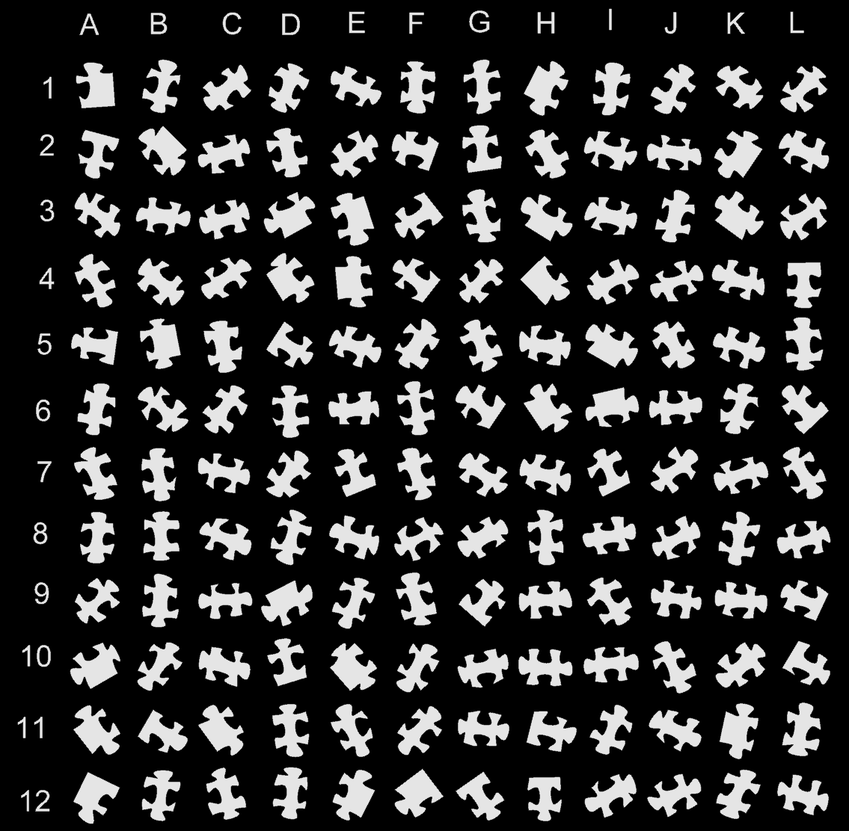
#> input picture jigsawsqr.png, 849 x 831 px, shrunk from 1135 x 1112 before the run
$ python puzzle.py
#> lines starting #> are read from the running program, lines starting #| are printed output that depends on the picture; after the words box and inside, x2 and y2 are one past the last pixel; in counts of white or black regions, pixels touching at a corner belong together
#!/usr/bin/env python3

# Usage:
# python3
# > import puzzle
# > importlib.reload(puzzle)
# > importlib.reload(puzzle)

import matplotlib.pyplot as plt
import numpy as np
import cv2
import importlib
import math
import statistics
from scipy.signal import find_peaks
from functools import cached_property


# 180: left, 90: down, 0: right, 90: up
def angle_vector(v):
    x, y = v
    angle = math.degrees(math.atan2(y, x)) % 360
    return angle if 0 <= angle <= 180 else angle - 360

def bell(k, x, x0):
    return math.exp(-k * (x-x0)**2)

def diff_angle(angle, angle_ref):
    diff = (angle - angle_ref) % 360
    if diff > 180:
        diff -= 360
    return diff

def distance(p0, p1):
    return (p0[0] - p1[0])**2 + (p0[1] - p1[1])**2


class Piece():
    def __init__(self, idx, img_orig, img_gray, img_edges, contour):
        self.idx = idx
        x, y, w, h = cv2.boundingRect(contour)
        x -= 1
        y -= 1
        w += 2
        h += 2
        self.img_orig = img_orig[y:y+h, x:x+w]
        self.img_gray = img_gray[y:y+h, x:x+w]
        self.img_edges = img_edges[y:y+h, x:x+w]
        self.img_corners = cv2.cornerHarris(np.float32(self.img_gray), 2, 3, 0.04)
        self.w = w
        self.h = h
        self.contour = contour - [x, y]
        self.rotated_rect = cv2.minAreaRect(self.contour)
        self.rotated_box = np.int0(cv2.boxPoints(self.rotated_rect))
        (self.cx, self.cy), (self.sx, self.sy), self.angle = self.rotated_rect
        self.area = cv2.contourArea(self.contour)
        self.lines = cv2.HoughLines(self.img_edges, 2, np.pi / 180, 30, None, 0, 0)
        if self.lines is None:
            self.lines = []


    def rotate(self):
        img_orig = cv2.copyMakeBorder(self.img_orig, 20, 20, 20, 20, cv2.BORDER_CONSTANT)
        matrix = cv2.getRotationMatrix2D((20 + self.cx, 20 + self.cy), self.angle, 1.0)
        h, w = img_orig.shape[:2]
        cv2.warpAffine(img_orig, matrix, (w, h), img_orig)
        if self.sx > self.sy:
            img_orig = cv2.rotate(img_orig, cv2.ROTATE_90_CLOCKWISE)
        img_gray = cv2.cvtColor(img_orig, cv2.COLOR_BGR2GRAY)
        _, img_binary = cv2.threshold(img_gray, 127, 255, cv2.THRESH_BINARY)
        img_edges = cv2.Canny(image=img_gray, threshold1=100, threshold2=200)
        (contours, _) = cv2.findContours(img_binary, cv2.RETR_EXTERNAL, cv2.CHAIN_APPROX_NONE)
        return Piece(self.idx, img_orig, img_gray, img_edges, contours[0])


    def compute_borders(self):
        # This is quite accurate but there are some false positives along the long edge
        # We could compute the longest streak to remove these false positives
        self.is_border_top = False
        self.is_border_bottom = False
        self.is_likely_border_left = False
        self.is_likely_border_right = False

        for line in self.lines:
            rho, thetaRadians = line[0]
            theta = math.degrees(thetaRadians)
            pVertical = bell(0.01, diff_angle((theta+90) % 180, 0), 90)
            pHorizontal = bell(0.01, diff_angle(theta % 180, 90), 0)

            if pHorizontal * bell(100, abs(rho/self.h), 0) > 0.2:
                self.is_border_top = True
            if pHorizontal * bell(100, abs(rho/self.h), 1) > 0.2:
                self.is_border_bottom = True
            if pVertical * bell(100, abs(rho/self.w), 0) > 0.2:
                self.is_likely_border_left = True
            if pVertical * bell(100, abs(rho/self.w), 1) > 0.2:
                self.is_likely_border_right = True


    def compute_corners(self):
        # Fix corner detection for pieces with top or bottom borders
        dy = 0.1 * self.sy * (self.is_border_bottom - self.is_border_top)

        # Compute the distance from cx, cy+dy to each degree
        # This is a simple solution to get the max distance for each angle
        angle2dist = {}  # key=int angle degrees, value=distance from cx, cy
        old_theta = None
        old_distance = None
        for p in np.concatenate((self.contour, self.contour[:1]), axis=0):   # one more point for the linear interpolation
            x, y = p[0]
            distance = math.sqrt((x-self.cx)**2 + (y-self.cy-dy)**2)
            theta = angle_vector((x-self.cx, y-self.cy-dy)) % 360
            if old_theta is not None and theta != old_theta:
                # linear interpolation for intermediate angles
                for t in range(math.ceil(min(theta, old_theta)), math.floor(max(theta, old_theta) + 1)):
                    dt = old_distance + (t-old_theta)/(theta-old_theta) * (distance-old_distance)
                    angle2dist[t] = max(angle2dist.get(t, 0), dt)
            old_theta = theta
            old_distance = distance
        angle_dist = sorted(angle2dist.items())
        peaks = find_peaks([distance for theta, distance in angle_dist], prominence=2)

        peak_points = [] # (x, y)
        for idx in peaks[0]:
            theta, distance = angle_dist[idx]
            x = self.cx + distance * math.cos(math.radians(theta))
            y = self.cy + dy + distance * math.sin(math.radians(theta))
            peak_points.append((int(x), int(y)))

        def distance_cy(p):
            return abs(p[1] - self.cy - dy)

        peak_points.sort(key=lambda p: abs(p[1] - self.cy - dy))
        self.corner_top_left = [(x, y) for x, y in peak_points if x < self.sx/2 and y < self.sy/2][0]
        self.corner_top_right = [(x, y) for x, y in peak_points if x > self.sx/2 and y < self.sy/2][0]
        self.corner_bottom_left = [(x, y) for x, y in peak_points if x < self.sx/2 and y > self.sy/2][0]
        self.corner_bottom_right = [(x, y) for x, y in peak_points if x > self.sx/2 and y > self.sy/2][0]


    def compute_edges(self):
        # find the contour point closest to each detected corners
        index_top_left = min([(distance(p[0], self.corner_top_left), idx) for idx, p in enumerate(self.contour)])[1]
        index_top_right = min([(distance(p[0], self.corner_top_right), idx) for idx, p in enumerate(self.contour)])[1]
        index_bottom_left = min([(distance(p[0], self.corner_bottom_left), idx) for idx, p in enumerate(self.contour)])[1]
        index_bottom_right = min([(distance(p[0], self.corner_bottom_right), idx) for idx, p in enumerate(self.contour)])[1]

        # we always have index_top_left < index_bottom_left < index_bottom_right < index_top_right
        self.edges = [
            Edge(self, index_top_left, index_bottom_left+1),
            Edge(self, index_bottom_left, index_bottom_right+1),
            Edge(self, index_bottom_right, index_top_right+1),
            Edge(self, index_top_right, index_top_left+1)
        ]
        self.nb_flats = len([edge for edge in self.edges if edge.type == 'flat'])


    def compute_fingerprint(self, contour):
        pass
        # print(self.idx, contour)
        # x0, y0 = contour[0][0]
        # x1, y1 = contour[-1][0]

    def analyze(self):
        self.compute_borders()
        self.compute_corners()
        self.compute_edges()
        # self.compute_fingerprint(self.points_left)


class Edge():
    def __init__(self, piece, idx0, idx1):
        self.piece = piece
        self.contour = piece.contour
        if idx1 > idx0:
            points = self.contour[idx0:idx1]
        else:
            points = np.concatenate([self.contour[idx0:], self.contour[:idx1]])
        self.p0 = points[0][0]
        self.p1 = points[-1][0]
        self.arcLength = cv2.arcLength(points, closed=False)
        self.straightLength = math.sqrt(distance(self.p0, self.p1))
        self.points = points
        self.angle = angle_vector(self.p1 - self.p0)
        self.cx, self.cy = (self.p0 + self.p1) / 2

        s = math.sin(math.radians(self.angle))
        c = math.cos(math.radians(self.angle))
        matrix = np.array([[c, -s], [s, c]])
        self.normalized_points = (self.points - self.p0) @ matrix  # first point at (0, 0), last point at (X, 0)
        self.analyze()


    def analyze(self):
        # print(self.normalized_points)
        # print(np.min(self.normalized_points, axis=0), np.max(self.normalized_points, axis=0))
        # print(max(self.normalized_points))
        heights = self.normalized_points[:,0,1]
        min_height = min(heights)
        max_height = max(heights)
        if abs(max_height) + abs(min_height) < 3:
            self.type = "flat"
        elif abs(max_height) > abs(min_height):
            self.type = "male"
        else:
            self.type = "female"
        # print("edge", self.p0, self.p1, self.angle, self.type, min_height, max_height)


class Solver():
    def __init__(self):
        self.pieces = []

    def read_pieces(self, filename):
#> called with filename = 'jigsawsqr.png'
        print("Detect contours...")
        img_orig = cv2.imread(filename)
#> img_orig is the input picture: shape (831, 849, 3); min 0, max 255, mean 50.6
        img_gray = cv2.cvtColor(img_orig, cv2.COLOR_BGR2GRAY)
        # img_blur = cv2.blur(img_gray, (3, 3))  # Produces some wrong contours
        _, img_binary = cv2.threshold(img_gray, 127, 255, cv2.THRESH_BINARY)
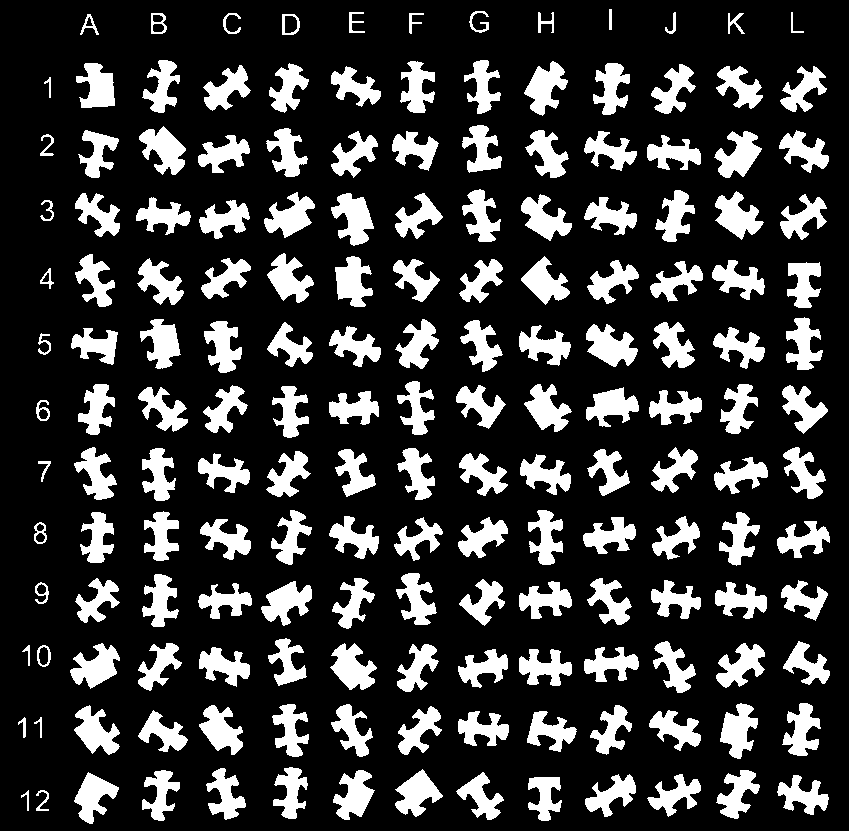
#> img_binary: shape (831, 849); 21.7% white; 171 white regions, largest, box (x1, y1, x2, y2) and area: (586, 324, 638, 367) 1332, (331, 193, 374, 246) 1297, (139, 126, 186, 175) 1292
        img_edges = cv2.Canny(image=img_gray, threshold1=100, threshold2=200)
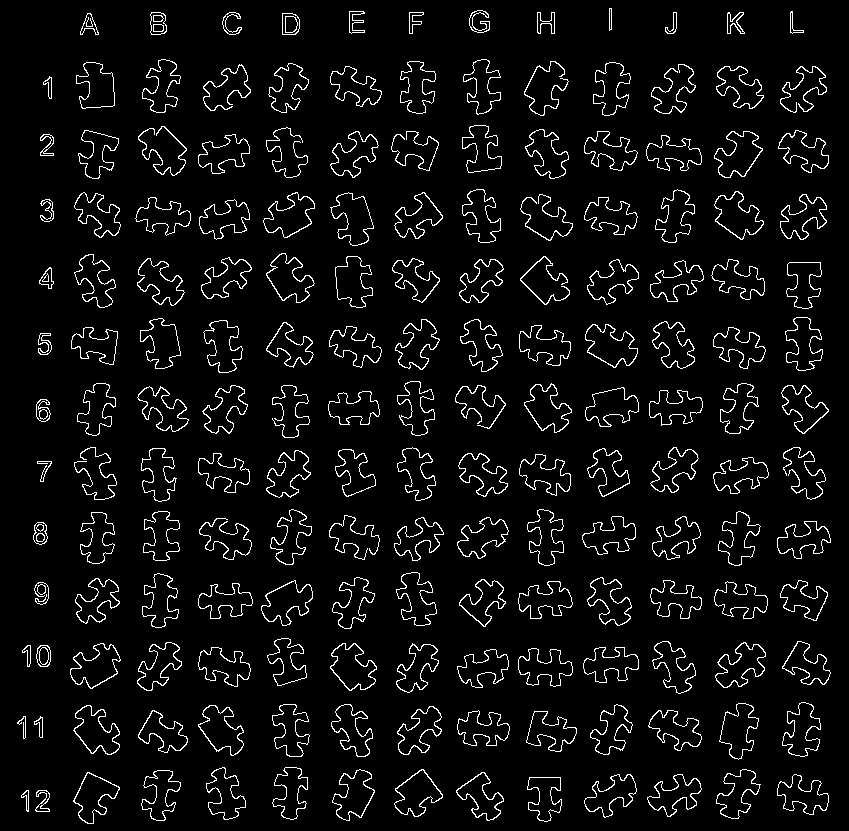
#> img_edges: shape (831, 849); 5.5% white in thin lines or dots
        (contours, _) = cv2.findContours(img_binary, cv2.RETR_EXTERNAL, cv2.CHAIN_APPROX_NONE)
#> contours = 171 contours; largest, box (x1, y1, x2, y2) and area: (586, 324, 638, 367) 1242, (331, 193, 374, 246) 1203, (139, 126, 186, 175) 1200, (330, 643, 377, 690) 1186, (715, 191, 764, 240) 1170
        print(f"Number of detected contours: {len(contours)}")
#| Number of detected contours: 171
        pieces = [Piece(idx, img_orig, img_gray, img_edges, contour) for idx, contour in enumerate(contours)]
#> in __init__, `self.lines = cv2.HoughLines(self.img_edges, 2, np.pi / 180, 30, None, ..`: self.lines = None
#> in __init__ (call 7), `self.img_corners = cv2.cornerHarris(np.float32(self.img_gray), 2, 3, 0..`:
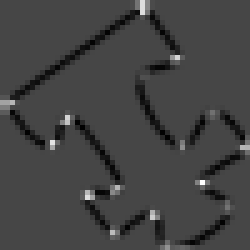
#> self.img_corners: shape (50, 50) float32 (shown 5 times larger); min -76588208, max 200550288, mean -3408340.2; drawn with min black and max white
#> in __init__ (call 7), `self.lines = cv2.HoughLines(self.img_edges, 2, np.pi / 180, 30, None, ..`: self.lines = [[16, 0.96], [4, 2.46], [2, 2.51], [0, 2.57], [12, 2.46], [-10, 2.5], [-8, 2.44], [-22, 2.51]]
#> in __init__ (call 9), `self.img_corners = cv2.cornerHarris(np.float32(self.img_gray), 2, 3, 0..`:
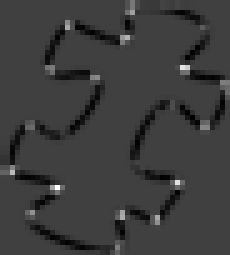
#> self.img_corners: shape (51, 46) float32 (shown 5 times larger); min -75757480, max 225881024, mean -4097666.5; drawn with min black and max white
#> in __init__ (call 9), `self.lines = cv2.HoughLines(self.img_edges, 2, np.pi / 180, 30, None, ..`: self.lines = [[24, 0.471], [24, 0.419]]
#> in __init__ (call 10), `self.img_orig = img_orig[y:y+h, x:x+w]`:
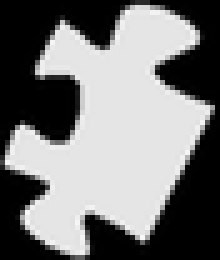
#> self.img_orig: shape (52, 44, 3) (shown 5 times larger); min 0, max 248, mean 120
#> in __init__ (call 10), `self.img_edges = img_edges[y:y+h, x:x+w]`:
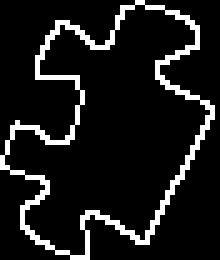
#> self.img_edges: shape (52, 44) (shown 5 times larger); 10.8% white in thin lines or dots
#> in __init__ (call 10), `self.img_corners = cv2.cornerHarris(np.float32(self.img_gray), 2, 3, 0..`:
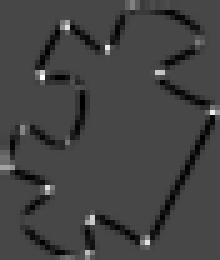
#> self.img_corners: shape (52, 44) float32 (shown 5 times larger); min -74022704, max 191539008, mean -4116591; drawn with min black and max white
#> in __init__ (call 10), `self.lines = cv2.HoughLines(self.img_edges, 2, np.pi / 180, 30, None, ..`: self.lines = [[48, 0.506], [8, 0], [-2, 2.08], [28, 2.08], [22, 0.401], [46, 0.401]]
#> (the rest of the program and of its run is left out)
